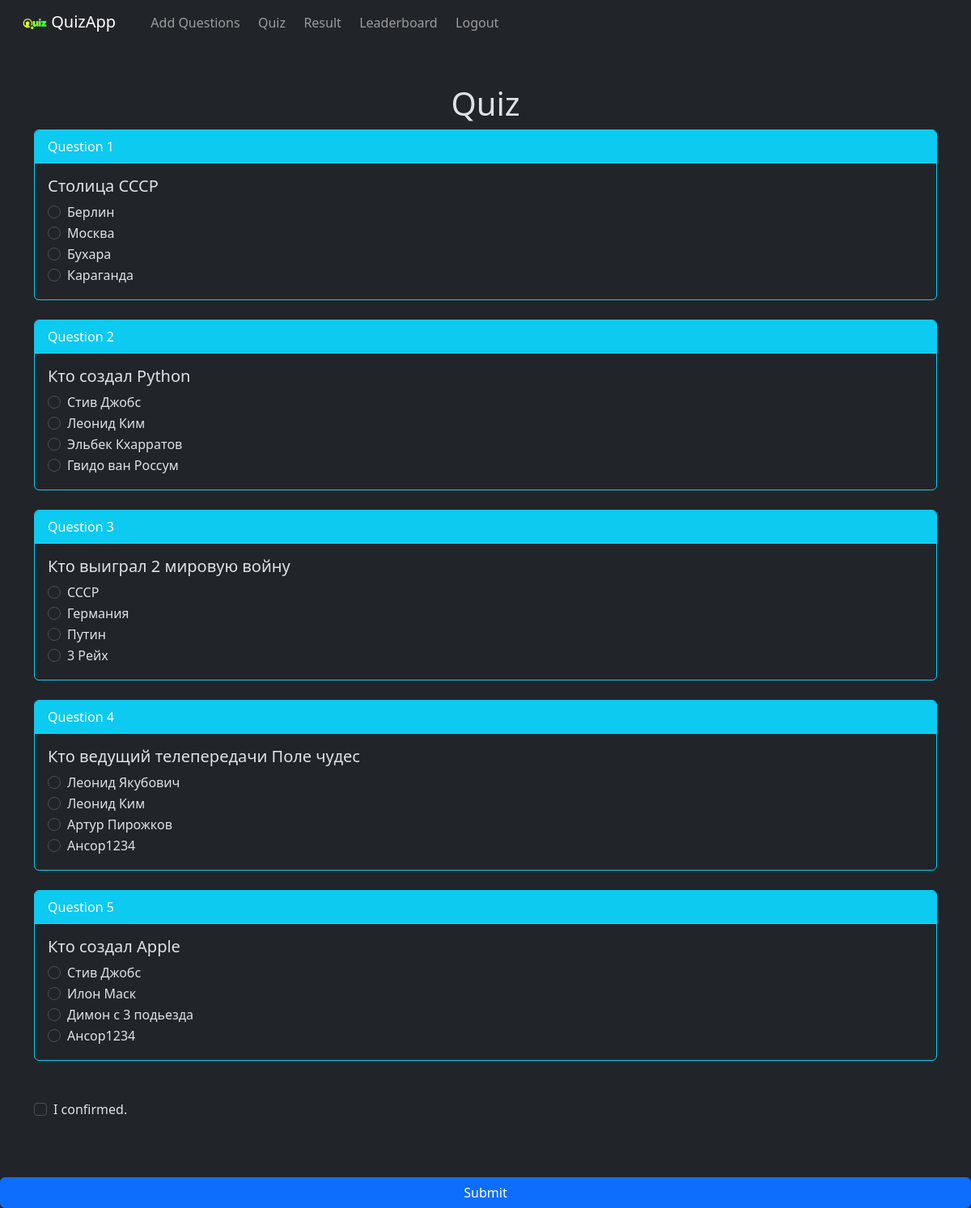
/quiz/ (signed in), run on the app's committed database.
### quiz/models.py (models this page shows, shortened)
class Question(models.Model):
    question = models.TextField(blank=False, unique=True)
    option1 = models.CharField(blank=False, max_length=150)
    option2 = models.CharField(blank=False, max_length=150)
    option3 = models.CharField(blank=False, max_length=150)
    option4 = models.CharField(blank=False, max_length=150)
    correct_option = models.CharField(max_length=1, blank=False)
    creator = models.ForeignKey(to=User, on_delete=models.SET_NULL, null=True)
    verified = models.BooleanField(default=False)

### quiz/views.py (the view, shortened to what this page needs)
# urls.py: path("", views.Quiz.as_view(), name="quiz"),
@method_decorator(login_required, name="dispatch")
class Quiz(View):
    def get(self, request):
        questions = Question.objects.filter(verified=True)
        return render(
            request,
            "quiz/quiz.html",
            {"questions": questions}
        )

### quiz/templates/quiz/quiz.html (shortened to what this page needs)
{% extends "layout.html" %}
{% block body %}
<div class="container mt-5 mb-5">
<form method="post" action="{% url 'quiz' %}">
  <h1 class="text-center">
    Quiz
  </h1>
  {% for q in questions %}
  <div class="card border-info">
    <div class="card-header bg-info text-white">Question {{forloop.counter}}</div>
      <div class="card-body">
        <h5 class="user-select-none">
          {{ q.question }}
        </h5>
        <div class="form-check">
          <input class="form-check-input" type="radio" name="q{{forloop.counter}}o" id="q{{forloop.counter}}o1" value="A">
          <label class="form-check-label" for="q{{forloop.counter}}o1">
            {{ q.option1 }}
          </label>
        </div>
        <div class="form-check">
          <input class="form-check-input" type="radio" name="q{{forloop.counter}}o" id="q{{forloop.counter}}o2" value="B">
          <label class="form-check-label" for="q{{forloop.counter}}o2">
            {{ q.option2 }}
          </label>
        </div>
        <div class="form-check">
          <input class="form-check-input" type="radio" name="q{{forloop.counter}}o" id="q{{forloop.counter}}o3" value="C">
          <label class="form-check-label" for="q{{forloop.counter}}o3">
            {{ q.option3 }}
          </label>
        </div>
        <div class="form-check">
          <input class="form-check-input" type="radio" name="q{{forloop.counter}}o" id="q{{forloop.counter}}o4" value="D">
          <label class="form-check-label" for="q{{forloop.counter}}o4">
            {{ q.option4 }}
          </label>
        </div>
      </div>
    </div>
    <br>
    {% endfor %}
    <br>
    <div class="mb-3 form-check">
      <input type="checkbox" class="form-check-input" id="exampleCheck1" required>
      <label class="form-check-label" for="exampleCheck1">
         I confirmed.
      </label>
    </div>
  </div>
  <br>
  <button type="submit" class="btn btn-primary w-100">Submit</button>
{% endblock %}

### data on the page
Question: question "Столица СССР", option1 "Берлин", option2 "Москва", option3 "Бухара", option4 "Караганда"
Question: question "Кто создал Python", option1 "Стив Джобс", option2 "Леонид Ким", option3 "Эльбек Кхарратов", option4 "Гвидо ван Россум"
Question: question "Кто выиграл 2 мировую войну", option1 "СССР", option2 "Германия", option3 "Путин", option4 "3 Рейх"
Question: question "Кто ведущий телепередачи Поле чудес", option1 "Леонид Якубович", option2 "Леонид Ким", option3 "Артур Пирожков", option4 "Ансор1234"
Question: question "Кто создал Apple", option1 "Стив Джобс", option2 "Илон Маск", option3 "Димон с 3 подьезда", option4 "Ансор1234"
